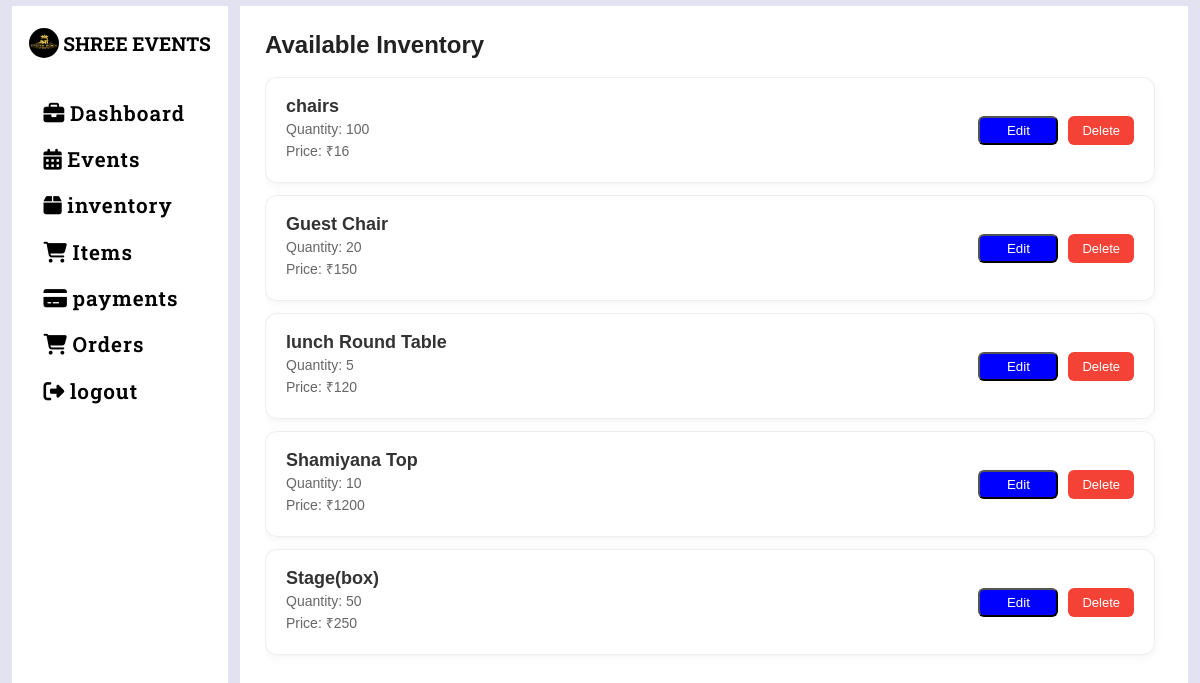
Page /items (signed in) on the earlier database version.
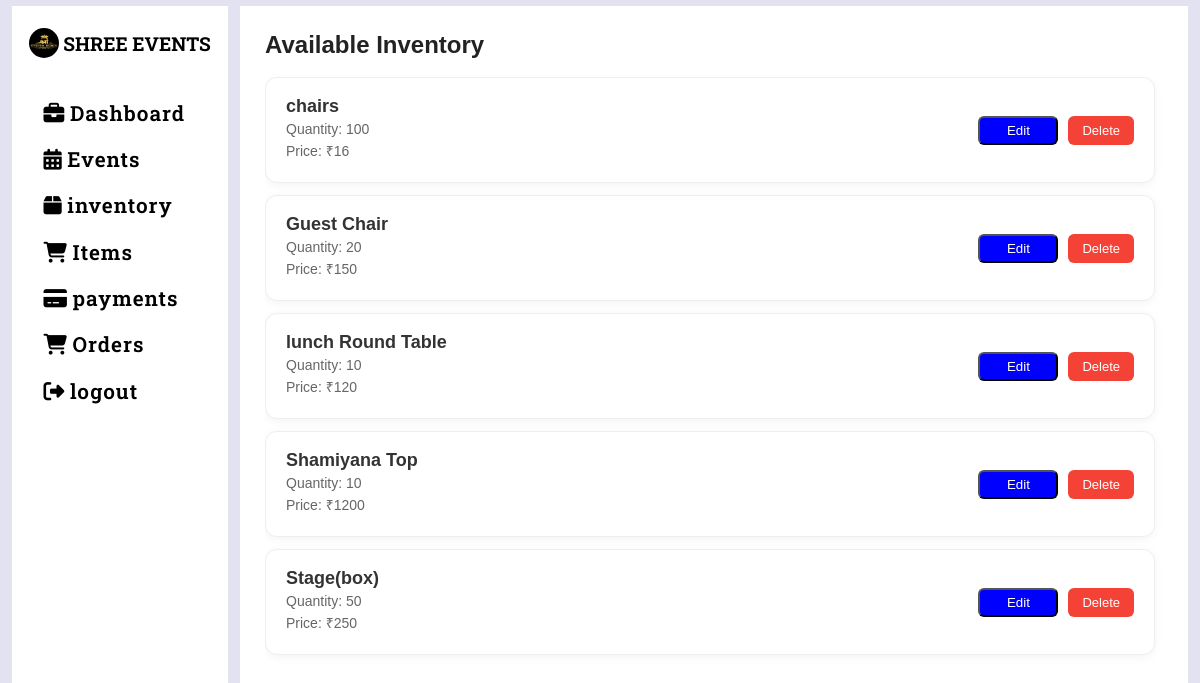
Same page on the later database version.
### tables this page shows
CREATE TABLE inventory(item_id INTEGER PRIMARY KEY AUTOINCREMENT,
                   item_name TEXT UNIQUE NOT NULL,
                   item_quantity INTEGER NOT NULL,
                   item_price INTEGER NOT NULL);

### items.py (the view)
@items_app.route('/items',methods=['GET','POST'])
def items_fn():
    if 'user' in session:
        inventories=get_inventory()
        return render_template('items.html',inventories=inventories)
    else:
        return redirect(url_for('home'))

### database.py (called while the page is built)
def get_connection():
    con=sqlite3.connect("database.db",timeout=30,check_same_thread=False)
    return con

def get_inventory(event_date=None):
    con=get_connection()
    cursor=con.cursor()
    if event_date:
        cursor.execute("""
            SELECT
                i.item_id,
                i.item_name,
                i.item_quantity - COALESCE(SUM(CASE
                    WHEN a.event_date = ? THEN a.quantity
                    ELSE 0
                END), 0) AS available_quantity,
                i.item_price
            FROM inventory i
            LEFT JOIN allocation a ON i.item_id = a.item_id
            GROUP BY i.item_id, i.item_name, i.item_quantity, i.item_price
        """, (event_date,))
    else:
        cursor.execute("SELECT item_id, item_name, item_quantity, item_price FROM inventory")
    inven_data=cursor.fetchall()
    con.close()
    return inven_data

### templates/items.html (shortened to what this page needs)
{% extends "base.html" %}
{% block content %}
<div class="inventory-wrapper">
  <h2 class="page-title">Available Inventory</h2>
  <div class="inventory-container">
    {% if inventories %}
    {% for item in inventories %}
    <div class="inventory-card">
      <div class="inventory-info">
        <h3>{{ item[1] }}</h3>
        <p>Quantity: {{ item[2] }}</p>
        <p>Price: ₹{{ item[3] }}</p>
      </div>
      <div class="inventory-actions">
        <button class="edit-item-btn"
                data-id="{{ item[0] }}"
                data-name="{{ item[1] }}"
                data-qty="{{ item[2] }}"
                data-price="{{ item[3] }}">Edit</button>
        <a href="{{url_for('items.delete_item',item_id=item[0])}}" class="delete-btn"
           onclick="return confirm('Are you sure?')">Delete</a>
      </div>
    </div>
    {% endfor %}
    {% else %}
    <div class="no-inventory">
      <p style="font-size: 22px; color: #666;">No Items Added😥</p>
    </div>
    {% endif %}
  </div>
</div>
{% endblock %}

Differences in the rows shown:
changed inventory "lunch Round Table": item_quantity "5" → "10"
